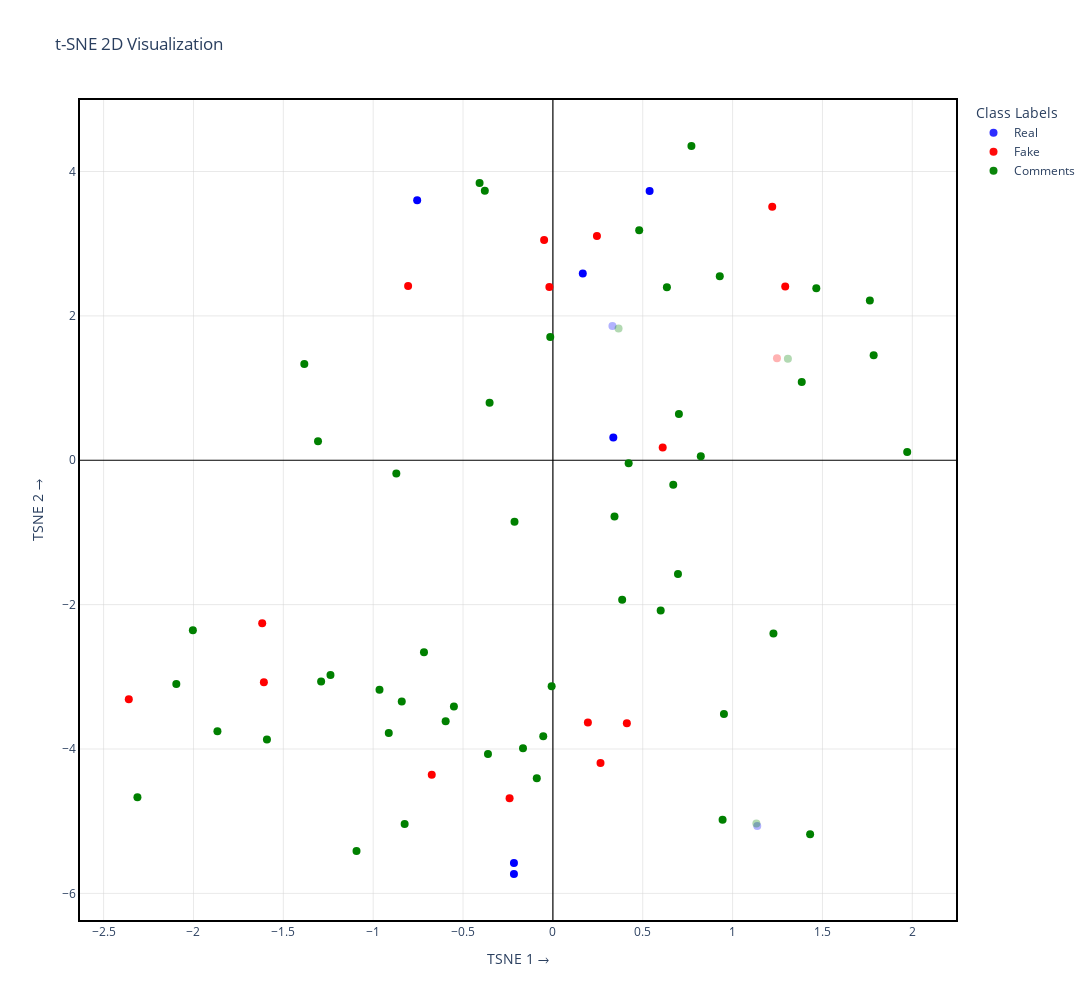

This figure's notebook cell:
### Markdown cell above
### TSNE

### Code cell
visualizer.reduce_dimensionality("tsne", n_components=2)
visualizer.visualize("tsne", n_components=2, title="t-SNE 2D Visualization")

### Figure 1 — Plotly figure (JSON) as saved in the notebook; plotly's stock layout.template omitted (floating-point values rounded to 4 significant figures; data arrays with more than 128 entries replaced by an {"elided": "..."} marker saying what was removed)
{"data": [{"customdata": [["UK TIER 2 Care home visas available inside UK and outside Uk as well can apply Leeds. Carehome 10 vacancies 7 females and 3 males 3 months experience Gloucestershire 8 vacancies 6 females and 2 males.", 1375, "Real"], ["Canada making progress with vaccine. Hopefully trials will prove to be successful as countries around the world race to find a way to protect global population.", 2053, "Real"], ["For those in the USA who have received their vaccine-- please consider signing up for the CDC's Vsafe after vaccination health checker. You can sign up anytime after receiving your first dose until 6 ", 3089, "Real"], ["I would like to acknowledge the entire Anesthesia staff the Anesthesiologist, CRNA’s and the Anesthesia Techs. These are the staff members on the front line responsible for intubations and placing the", 5265, "Real"], ["Female self-employed live-in carer needed for a lady near High Wycombe. Driver with own car preferred. Must have permission to work in the UK. £855/wk. Please PM me ref:SC No sponsorship available - s", 5790, "Real"], ["Keeping everyone of you in my prayers. Please know that your service to others at this tragic and chaotic time is what His Holiness always talks about. We are all extremely proud of you 🙏🏽💪🏼👍🏼", 4859, "Real"], ["https://www.mirror.co.uk/news/uk-news/breaking-coronavirus-mcdonalds-closing-uk-21735921 When they start closing big food chains that can only mean 1 thing!!!", 6540, "Real"], ["https://www.independent.co.uk/news/uk/politics/coronavirus-rent-mortgage-payments-covid-19-labour-corbyn-johnson-a9402596.html Why everyone didn't vote for Labour is beyond me!!! If our prime minister", 6702, "Real"]], "hovertemplate": "<b>Text:</b> %{customdata[0]}<br><b>ID:</b> %{customdata[1]}<br><b>Predict:</b> %{customdata[2]}", "marker": {"color": "blue", "opacity": [0.3, 1.0, 0.3, 1.0, 1.0, 1.0, 1.0, 1.0], "size": 8}, "mode": "markers", "name": "Real", "type": "scatter", "x": [1.137, 0.1664, 0.3315, 0.3363, -0.7552, 0.5381, -0.2167, -0.2167], "y": [-5.068, 2.588, 1.859, 0.3146, 3.603, 3.732, -5.579, -5.732]}, {"customdata": [["Are you all seeing a lot of “second timers”?? If you have, how far apart between diagnoses and was the second time generally worse or better symptom wise? Was it truly a second time contraction or was", 1280, "Fake"], ["Interesting. I can’t wait to see what info further research uncovers.", 871, "Fake"], ["Are there any articles objecting to the blood type theory that A blood types are 50% more likely to get ARDS version of Covid-19?", 4258, "Fake"], ["As my Grammy used to say, “If you don’t have any thing nice to say, don’t say anything at all.” A few of the MANY reasons why I’ve chosen to receive the COVID-19 Vaccine: 1. As a nurse I feel it is my", 5219, "Fake"], ["Anyone been tested for covid and it be negative...then your symptoms get worse? Been tested for flu, strep, mono, checked for pneumonia, PE...then covid tested again. Waiting on results. Feeling awful", 3332, "Fake"], ["We're praising a man for doing things he should have done as soon as this thing left China!!!", 6036, "Fake"], ["recruiting from india .middle east and phillippines only", 5190, "Fake"], ["Got my 1st vaccine today 😁", 1510, "Fake"], ["https://abcnews.go.com/Politics/9000-retired-army-medical-personnel-respond-armys-call/story?id=69833949&cid=social_fb_abcn Upbeat news—here comes some backup.", 51, "Fake"], ["A brave and noble man. 💚💙", 31, "Fake"], ["I have a tightness in my chest, no cough. I can’t tell if it’s anxiety or what.. I’m trying to stay away from the hospital if I can", 5510, "Fake"], ["To go with our cloth masks? Kudos to the community for loving on the local healthcare workers!", 3463, "Fake"], ["Great visual for understanding how cough, sneeze, or talking droplets work. How long they last, how they float, how to get rid of them etc. This is how covid or other airborne pathogens are spread.", 4785, "Fake"], ["Physicians may soon be able to tailor COVID19 treatments based on their genes.", 5983, "Fake"], ["Why does Aspirin, and or ibuprofen affect the body of somebody who has the coronavirus in a deadly way? Does anybody in the medical know why? I have a friend with the virus and would love to explain w", 3687, "Fake"], ["Is everyone wearing hair covers in their Covid rooms? We’ve been told not to and that it doesn’t ‘stick’ to hair... 🧐 then again they tell us something different every day.", 2961, "Fake"]], "hovertemplate": "<b>Text:</b> %{customdata[0]}<br><b>ID:</b> %{customdata[1]}<br><b>Predict:</b> %{customdata[2]}", "marker": {"color": "red", "opacity": [1.0, 1.0, 1.0, 1.0, 1.0, 1.0, 1.0, 1.0, 1.0, 1.0, 0.3, 1.0, 1.0, 1.0, 1.0, 1.0], "size": 8}, "mode": "markers", "name": "Fake", "type": "scatter", "x": [-1.618, 0.2451, -1.608, 0.6111, 1.293, -0.2409, 0.2651, 0.1948, 1.221, 0.4116, 1.247, -0.6741, -0.01953, -0.04882, -2.36, -0.8057], "y": [-2.259, 3.105, -3.076, 0.1771, 2.409, -4.681, -4.195, -3.634, 3.512, -3.642, 1.413, -4.357, 2.401, 3.052, -3.31, 2.415]}, {"customdata": {"elided": "52x3 mixed values"}, "hovertemplate": "<b>Text:</b> %{customdata[0]}<br><b>ID:</b> %{customdata[1]}<br><b>Predict:</b> %{customdata[2]}", "marker": {"color": "green", "opacity": [0.3, 1.0, 1.0, 0.3, 1.0, 1.0, 1.0, 1.0, 1.0, 1.0, 1.0, 1.0, 1.0, 1.0, 1.0, 1.0, 1.0, 1.0, 1.0, 1.0, 1.0, 1.0, 1.0, 1.0, 1.0, 1.0, 1.0, 1.0, 1.0, 1.0, 1.0, 1.0, 1.0, 1.0, 1.0, 1.0, 1.0, 1.0, 1.0, 1.0, 1.0, 1.0, 1.0, 1.0, 0.3, 1.0, 1.0, 1.0, 1.0, 1.0, 1.0, 1.0], "size": 8}, "mode": "markers", "name": "Comments", "type": "scatter", "x": [0.3655, -0.8249, 1.385, 1.132, -1.238, -0.4079, -0.5508, 0.6344, -1.29, -0.5967, -0.7173, 0.9519, -1.591, -0.05362, 0.9287, 0.4216, 1.785, 1.227, 1.431, -2.095, 0.7709, 1.972, -0.3788, 1.764, -0.9132, 0.5999, -2.312, 0.6698, -0.08959, -0.006957, -0.01473, -2.003, -1.307, -0.8409, -0.1663, -0.3612, -0.8712, 0.3855, 0.4803, 0.9443, -0.9648, -0.3522, -0.2136, -1.867, 1.308, 1.466, -1.093, 0.3428, -1.383, 0.823, 0.696, 0.7013], "y": [1.826, -5.039, 1.086, -5.031, -2.975, 3.842, -3.412, 2.396, -3.065, -3.616, -2.66, -3.516, -3.869, -3.824, 2.549, -0.04149, 1.455, -2.4, -5.181, -3.101, 4.353, 0.1141, 3.732, 2.212, -3.777, -2.081, -4.667, -0.3405, -4.404, -3.13, 1.706, -2.353, 0.2642, -3.342, -3.99, -4.071, -0.1835, -1.933, 3.187, -4.98, -3.18, 0.7978, -0.8515, -3.755, 1.407, 2.384, -5.412, -0.7783, 1.334, 0.05519, -1.575, 0.6397]}], "layout": {"height": 1000, "legend": {"title": {"text": "Class Labels"}}, "title": {"text": "t-SNE 2D Visualization"}, "width": 1400, "xaxis": {"gridcolor": "lightgray", "gridwidth": 0.5, "linecolor": "black", "linewidth": 2, "mirror": true, "showline": true, "title": {"text": "TSNE 1 →"}, "zeroline": true, "zerolinecolor": "black", "zerolinewidth": 1.2}, "yaxis": {"gridcolor": "lightgray", "gridwidth": 0.5, "linecolor": "black", "linewidth": 2, "mirror": true, "showline": true, "title": {"text": "TSNE 2 →"}, "zeroline": true, "zerolinecolor": "black", "zerolinewidth": 1.2}}}
